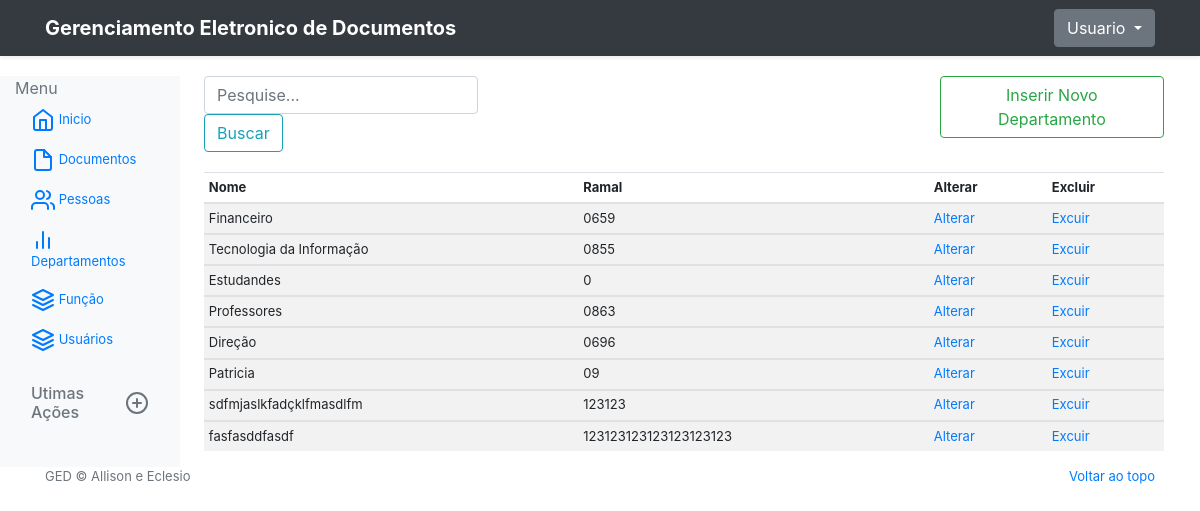
Page /dashboard/departamentos (signed in) on the earlier database version.
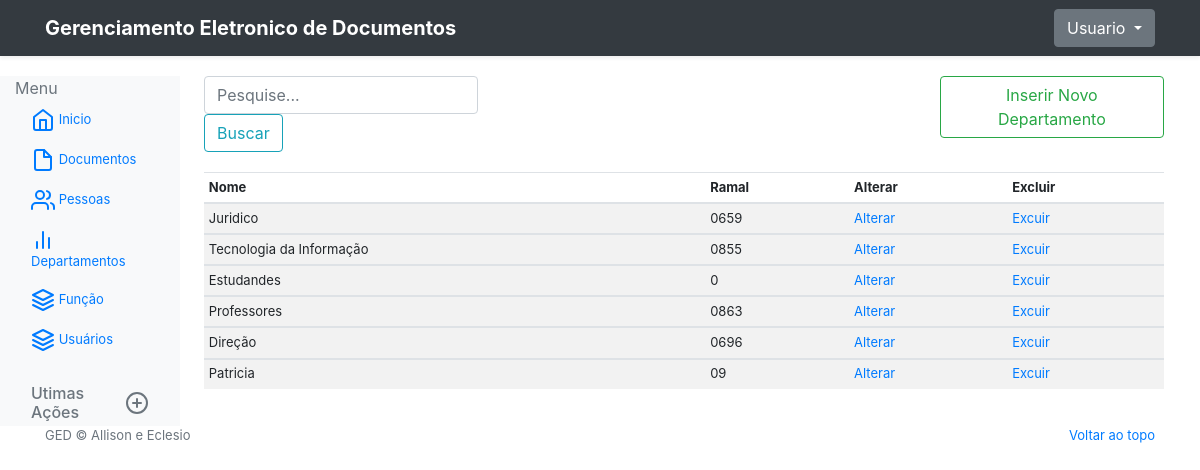
Same page on the later database version.
### GED/models.py (models this page shows, shortened)
class Departamento(models.Model):
    nome = models.CharField(max_length=100)
    ramal = models.CharField(max_length=50)

### GED/views.py (the view)
# urls.py: path('dashboard/departamentos', dashboard_departamentos, name='dashboard_departamentos'),
@login_required
def dashboard_departamentos(request):
    departamento = Departamento.objects.all()
    return render(request, 'details_departamento.html', {'departamento': departamento})

### GED/templates/details_departamento.html (shortened to what this page needs)
{% extends "base-menu.html" %}
{% block main %}
<div class="search-field">
    <form action="{% url 'dashboard_busca_documentos' %}" method="POST" class="form-inline my-2 my-lg-0">
        <input name="consulta" class="form-control mr-sm-2" type="search" placeholder="Pesquise..." aria-label="Search">
        <button class="btn btn-outline-info my-2 my-sm-0" type="submit">Buscar</button>
    </form>
    <div style="margin-left: 40%">
        <form action="{% url 'create_departamentos' %}">
            <button class="btn btn-outline-success my-2 my-sm-0" type="submit">
                Inserir Novo Departamento
            </button>
        </form>
    </div>
</div>
<div class="table-responsive">
    <table class="table table-striped table-sm">
        <thead>
            <tr>
                <th>Nome</th>
                <th>Ramal</th>
                <th>Alterar</th>
                <th>Excluir</th>
            </tr>
        </thead>
        {% for dpt in departamento %}
        <tbody>
            <tr>
                <td>{{ dpt.nome }}</td>
                <td>{{ dpt.ramal }}</td>
                <td><a href="{% url 'update_departamento' dpt.id %}">Alterar</a></td>
                <td><a href="{% url 'delete_departamento' dpt.id %}">Excuir</a></td>
            </tr>
        </tbody>
        {% endfor %}
    </table>
</div>
{% endblock main %}

Differences in the rows shown:
removed Departamento: nome "sdfmjaslkfadçklfmasdlfm", ramal "123123"
removed Departamento: nome "fasfasddfasdf", ramal "123123123123123123123"
changed Departamento: nome "Financeiro" → "Juridico"
